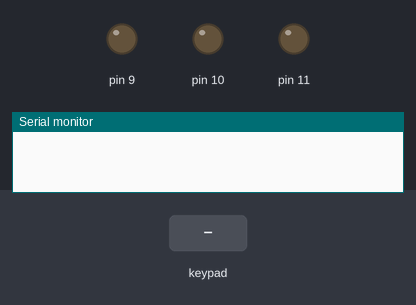
Simulated run of this sketch. Board: Arduino Uno, built with avr-gcc and run on an emulated ATmega328P. On the bench: output pins drawn as LEDs (lit = HIGH), the last lines printed to the serial monitor. Inputs (shaded band) come from the test bench.

Above: at 1.2 s.
1.3 s: key '1' pressed
2.8 s: keypad keys 1 3 1 2 7 6 pressed 0.4 s apart
6.7 s: keypad keys 5 4 3 2 pressed 0.4 s apart
At 8.5 s:
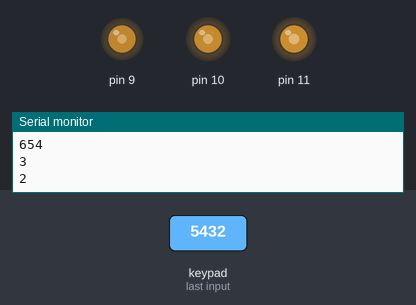
9.8 s: key '2' pressed
11.3 s: keypad keys 1 3 9 7 2 2 pressed 0.4 s apart
At 14.4 s:
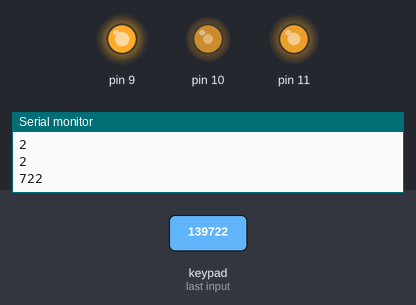
Timing chart, 0 to 15.9 s (numbered marks = the images above; inputs shaded):
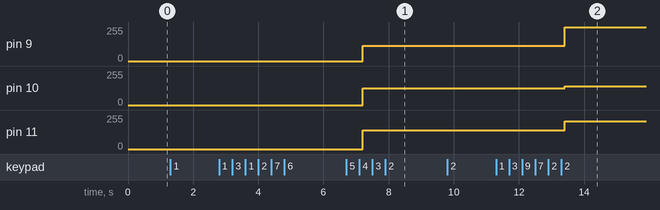

The sketch:

RGBColorChooser.ino
```cpp
#include <Keypad.h>

const byte ROWS = 4; //four rows
const byte COLS = 4; //four columns
//define the cymbols on the buttons of the keypads
char hexaKeys[ROWS][COLS] = {
  {'1', '2', '3', NULL},
  {'4', '5', '6', NULL},
  {'7', '8', '9', NULL},
  {NULL, '0', NULL, NULL}
};

byte rowPins[ROWS] = {13, 12, 7, 6}; //connect to the row pinouts of the keypad
byte colPins[COLS] = {5, 4, 3, 2}; //connect to the column pinouts of the keypad

//initialize an instance of class NewKeypad
Keypad customKeypad = Keypad( makeKeymap(hexaKeys), rowPins, colPins, ROWS, COLS);

void setup() {
  Serial.begin(9600);
}
//waits for a new input until it recieves 9. It will then display a color that corrosponds to the hexidecimal.
void loop() {
  char customKey = customKeypad.getKey();
  int input = 0;
  int r = 0;
  int g = 0;
  int b = 0;
  int x = 0;
  int y = 0;
  while (y == 0) {
    customKey = customKeypad.getKey();
    if (customKey && x == 0) {
      input = customKey - '0';
      r += input * 100;
      x++;
      Serial.println(customKey);
      delay(100);
    } else if (customKey && x == 1) {
      input = customKey - '0';
      r += input * 10;
      x++;
      Serial.println(customKey);
      delay(100);
    } else if (customKey && x == 2) {
      input = customKey - '0';
      r += input;
      x = 0;
      y = 1;
      Serial.println(customKey);
      Serial.println(r);
      delay(100);
    }
  }
  while (y == 1) {
    customKey = customKeypad.getKey();
    if (customKey && x == 0) {
      input = customKey - '0';
      g += input * 100;
      x++;
      Serial.println(customKey);
      delay(100);
    } else if (customKey && x == 1) {
      input = customKey - '0';
      g += input * 10;
      x++;
      Serial.println(customKey);
      delay(100);
    } else if (customKey && x == 2) {
      input = customKey - '0';
      g += input;
      x = 0;
      y = 2;
      Serial.println(customKey);
      Serial.println(g);
      delay(100);
    }
  }
  while (y == 2) {
    customKey = customKeypad.getKey();
    if (customKey && x == 0) {
      input = customKey - '0';
      b += input * 100;
      x++;
      Serial.println(customKey);
      delay(100);
    } else if (customKey && x == 1) {
      input = customKey - '0';
      b += input * 10;
      x++;
      Serial.println(customKey);
      delay(100);
    } else if (customKey && x == 2) {
      input = customKey - '0';
      b += input;
      Serial.println(customKey);
      Serial.println(b);
      delay(100);
      analogWrite(9, r);
      analogWrite(10, g);
      analogWrite(11, b);
      y = 0;
      x = 0;
      delay(1000);
    }
  }
}
```

Measured:
- after the input at 6.7 s, pin 9: 0/255 → 113/255 after 0.51 s; pin 10: 0/255 → 127/255 after 0.51 s; pin 11: 0/255 → 142/255 after 0.51 s
- after the input at 11.3 s, pin 9: 113/255 → 255/255 after 2.1 s; pin 10: 127/255 → 139/255 after 2.1 s; pin 11: 142/255 → 210/255 after 2.1 s
